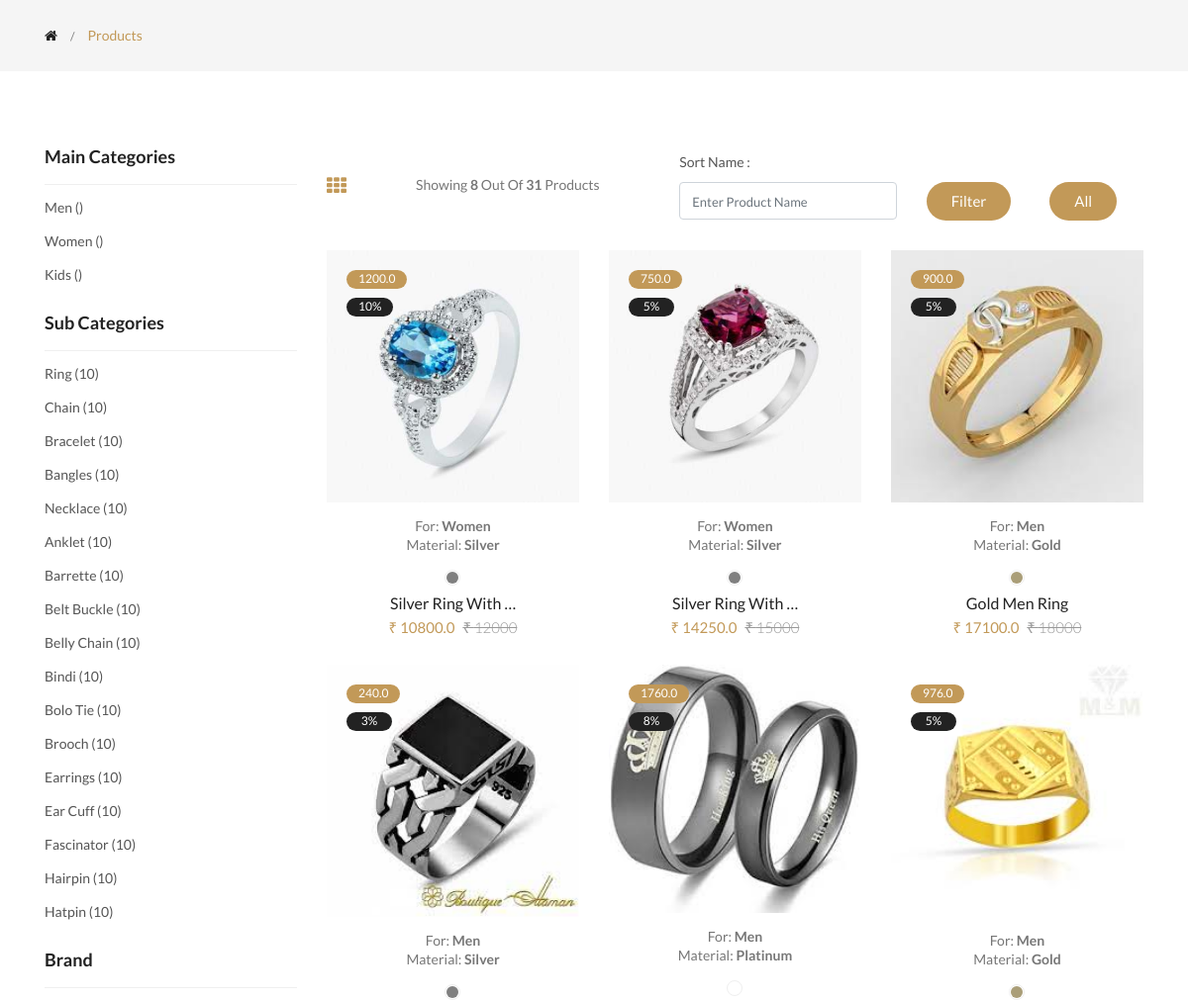
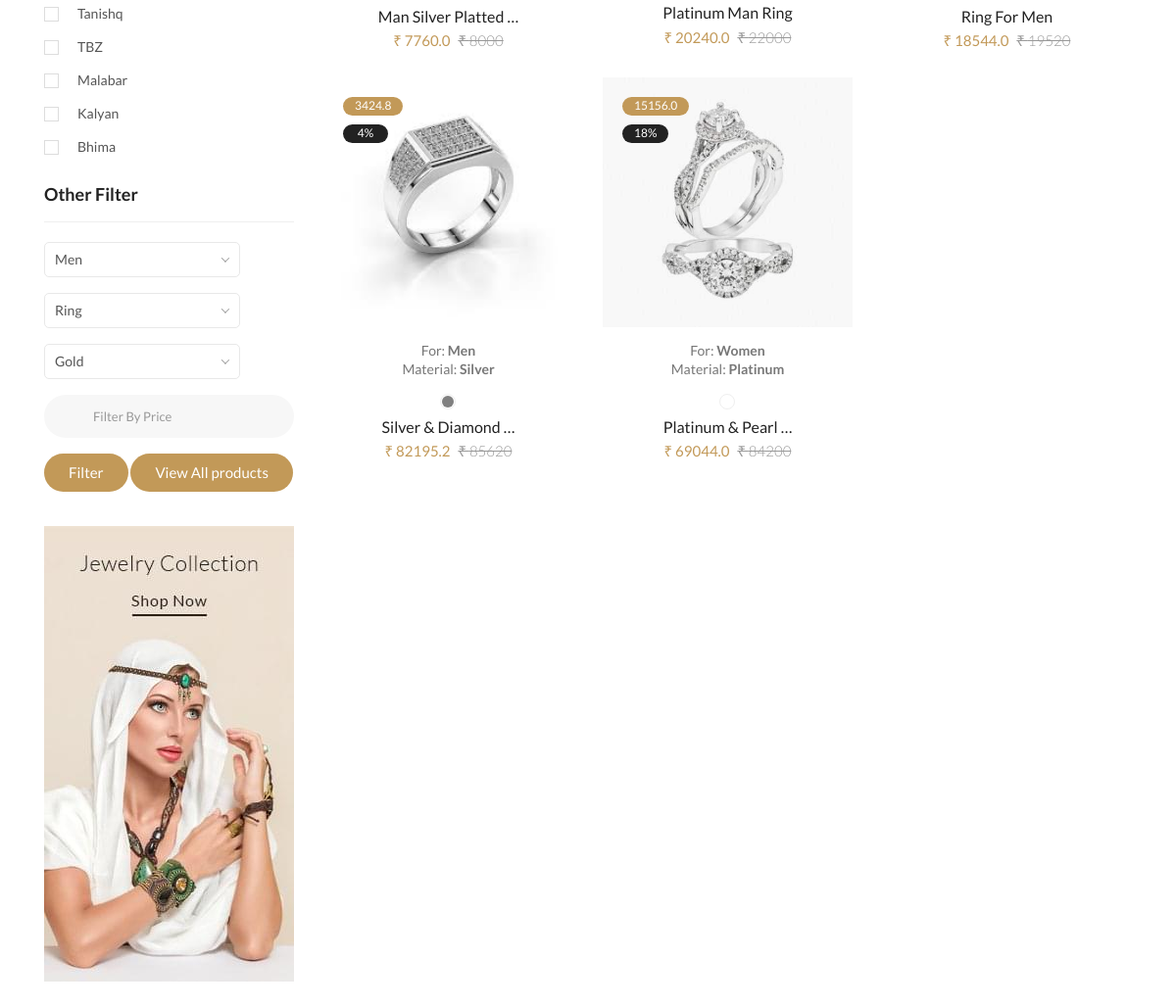
The app's page /subcatefilter/Ring/ with its own data (2 pictures, top to bottom).
### myapp/models.py (models this page shows)
class ProductModel(models.Model):
    name= models.CharField(max_length=300)
    main_cate = models.CharField(choices=m_cate,max_length=200)
    sub_cate = models.CharField(choices=s_cate,max_length=200)
    og_price = models.IntegerField()
    discount = models.IntegerField()
    discounted_price = models.IntegerField(null=True)
    sell_price = models.IntegerField(null=True)
    p_type = models.CharField(default = 'Single Material',choices=ptype,max_length=200)
    p_material = models.CharField(choices=p_mate,max_length=200)
    p_brand = models.CharField(choices=p_brand,max_length=200)
    p_occasion = models.CharField(choices=occa,max_length=200)
    p_status = models.CharField(default='Available',choices=pstatus,max_length=100)
    p_mode = models.CharField(choices=pmode,default='Running',max_length=100)
    p_des = models.TextField()
    photo = models.ImageField(upload_to='product/')
    created_at = models.DateField(auto_now_add=True)
    @property
    def discounted_price(self):
        return ((self.og_price)*(self.discount))/100
    @property
    def sell_price(self):
        return (self.og_price)-(self.discounted_price)

### myapp/views.py (the view)
# urls.py: path('subcatefilter/<str:scate>/',SubcateFilter,name='subcatefilter'),
def SubcateFilter(request,scate):
    Main_Category = dict(m_cate).values()
    Sub_Category = dict(s_cate).values()
    Product_Brand = dict(p_brand).values()
    Product_Material = dict(p_mate).values()
    all_products_count = ProductModel.objects.all().count()
    all_products_count_all = ProductModel.objects.all().count()
    all_products = ProductModel.objects.filter(sub_cate=scate)
    all_products_count = ProductModel.objects.filter(sub_cate=scate).count()
    context = {'all_products':all_products,'Main_Category':Main_Category,
        'Sub_Category':Sub_Category,'Product_Brand':Product_Brand,
        'Product_Material':Product_Material,'all_products_count':all_products_count,
        'all_products_count_all':all_products_count_all}
    return render(request,'allproducts.html',context)

### myapp/templates/allproducts.html (shortened to what this page needs)
{% extends 'base.html' %}
{% load static %}
{% block body %}
<div class="breadcrumb-area">
    <div class="container">
        <div class="row">
            <div class="col-12">
                <div class="breadcrumb-wrap">
                    <nav aria-label="breadcrumb">
                        <ul class="breadcrumb">
                            <li class="breadcrumb-item"><a href="{% url 'shop' %}"><i class="fa fa-home"></i></a></li>
                            <li class="breadcrumb-item active" aria-current="page">Products</li>
                        </ul>
                    </nav>
                </div>
            </div>
        </div>
    </div>
</div>
<div class="shop-main-wrapper section-padding">
    <div class="container">
        <div class="row">
            <div class="col-lg-3 order-2 order-lg-1">
                <aside class="sidebar-wrapper">
                    <div class="sidebar-single">
                        <h5 class="sidebar-title">Main categories</h5>
                        <div class="sidebar-body">
                            <ul class="shop-categories">
                                {% for mcate in Main_Category %}
                                {% if mcate == 'Men' %}
                                <li><a href="{% url 'mancatefilter' mcate %}">{{mcate}} <span>({{men_item}})</span></a></li>
                                {% endif %}
                                {% if mcate == 'Women' %}
                                <li><a href="{% url 'mancatefilter' mcate %}">{{mcate}} <span>({{women_item}})</span></a></li>
                                {% endif %}
                                {% if mcate == 'Kids' %}
                                <li><a href="{% url 'mancatefilter' mcate %}">{{mcate}} <span>({{kids_item}})</span></a></li>
                                {% endif %}
                                {% endfor %}
                            </ul>
                        </div>
                    </div>
                    <div class="sidebar-single">
                        <h5 class="sidebar-title">Sub categories</h5>
                        <div class="sidebar-body">
                            <ul class="shop-categories">
                                {% for scate in Sub_Category %}
                                <li><a href="{% url 'subcatefilter' scate %}">{{scate}} <span>(10)</span></a></li>
                                {% endfor %}
                            </ul>
                        </div>
                    </div>
                    <div class="sidebar-single">
                        <h5 class="sidebar-title">Brand</h5>
                        <div class="sidebar-body">
                            <ul class="checkbox-container categories-list">
                                {% for brand in Product_Brand %}
                                <li>
                                    <div class="custom-control custom-checkbox">
                                        <label class="custom-control-label">{{brand}}</label>
                                    </div>
                                </li>
                                {% endfor %}
                            </ul>
                        </div>
                    </div>
                    <div class="sidebar-single">
                        <h5 class="sidebar-title">Other Filter</h5>
                        <form action="" method="GET">
                            <div class="mt-3">
                                <input type="text" name="fprice" placeholder="Filter By Price" class="header-search-field">
                            </div>
                            <div class="mt-3 ">
                                <span><button style="border-radius: 3rem;" type="submit"
                                        class="btn btn-sqr">Filter</button></span>
                                <span><a style="border-radius: 3rem;" href="{% url 'allproducts' %}" type="submit"
                                        class="btn btn-sqr">View All
                                        products</a></span>
                            </div>
                        </form>
                    </div>
                    <div class="sidebar-banner">
                        <div class="img-container">
                            <a href="#">
                                <img src="{% static 'assets/img/banner/sidebar-banner.jpg' %}" alt="">
                            </a>
                        </div>
                    </div>
                </aside>
            </div>
            <div class="col-lg-9 order-1 order-lg-2">
                <div class="shop-product-wrapper">
                    <div class="shop-top-bar">
                        <div class="row align-items-center">
                            <div class="col-lg-5 col-md-6 order-2 order-md-1">
                                <div class="top-bar-left">
                                    <div class="product-view-mode">
                                        <a class="active" href="#" data-target="grid-view" data-toggle="tooltip"
                                            title="" data-original-title="Grid View"><i class="fa fa-th"></i></a>
                                    </div>
                                    <div class="product-amount">
                                        <p>Showing <strong>{{all_products_count}}</strong> Out of
                                            <strong>{{all_products_count_all}}</strong> Products</p>
                                    </div>
                                </div>
                            </div>
                            <div class="col-lg-7 col-md-5 order-1 order-md-2 ">
                                <p>Sort Name : </p>
                                <form action="" method="GET">
                                    <div class="row">
                                        <div class="col-6">
                                            <input placeholder="Enter Product Name" class="form-control" type="text"
                                                name="byname">
                                        </div>
                                        <div class="col">
                                            <button type="submit" class="btn btn-sqr"
                                                style="border-radius: 3rem;">Filter</button>
                                        </div>
                                        <div class="col">
                                            <a href="{% url 'allproducts' %}" class="btn btn-sqr"
                                                style="border-radius: 3rem;">All</a>
                                        </div>
                                    </div>
                                </form>
                            </div>
                        </div>
                    </div>
                    <div class="shop-product-wrap grid-view row mbn-30">
                        {% for pro in all_products %}
                        <div class="col-md-4 col-sm-6">
                            <div class="product-item">
                                <figure class="product-thumb">
                                    <a href="{% url 'productdetails' pro.id %}">
                                        <img class="pri-img" src="{{pro.photo.url}}" alt="product">
                                    </a>
                                    <div class="product-badge">
                                        <div class="product-label new">
                                            <span>{{pro.discounted_price}}</span>
                                        </div>
                                        <div class="product-label discount">
                                            <span>{{pro.discount}}%</span>
                                        </div>
                                    </div>
                                    <div class="button-group">
                                    </div>
                                </figure>
                                <div class="product-caption text-center">
                                    <div class="product-identity">
                                        <p class="manufacturer-name"><a href="#">For:
                                                <strong>{{pro.main_cate}}</strong></a>
                                        </p>
                                    </div>
                                    <div class="product-identity">
                                        <p class="manufacturer-name"><a href="#">Material:
                                                <strong>{{pro.p_material}}</strong></a>
                                        </p>
                                    </div>
                                    <ul class="color-categories">
                                        {% if pro.p_material == 'Diamond' %}
                                        <li>
                                            <a class="c-lightblue" href="#" data-toggle="tooltip" data-placement="top"
                                                title="Diamond"></a>
                                        </li>
                                        {% elif pro.p_material == 'Gold' %}
                                        <li>
                                            <a class="c-darktan" href="#" data-toggle="tooltip" data-placement="top"
                                                title="Gold"></a>
                                        </li>
                                        {% elif pro.p_material == 'Silver' %}
                                        <li>
                                            <a class="c-grey" href="#" data-toggle="tooltip" data-placement="top"
                                                title="Silver"></a>
                                        </li>
                                        {% elif pro.p_material == 'Platinum' %}
                                        <li>
                                            <a class="c-light" href="#" data-toggle="tooltip" data-placement="top"
                                                title="Platinum"></a>
                                        </li>
                                        {% elif pro.p_material == 'Pearl' %}
                                        <li>
                                            <a class="c-skyblue" href="#" data-toggle="tooltip" data-placement="top"
                                                title="Pearl"></a>
                                        </li>
                                        {% endif %}
                                    </ul>
                                    <h6 class="product-name">
                                        <a href="{% url 'productdetails' pro.id %}">{{pro.name|truncatewords:3}}</a>
                                    </h6>
                                    <div class="price-box">
                                        <span class="price-regular">₹ {{pro.sell_price}}</span>
                                        <span class="price-old"><del>₹ {{pro.og_price}}</del></span>
                                    </div>
                                </div>
                            </div>
                        </div>
                        {% empty %}
                        <div style="margin-left: 15rem;">
                            <strong class="text-muted">You don't have any order</strong>
                            <img style="height: 5rem;" src="{% static 'assets/img/noorder.jpg' %}"><br>
                            <a href="{% url 'shop' %}" class="btn btn-sqr mt-2">Shop Now</a>
                        </div>
                        {% endfor %}
                    </div>
                </div>
            </div>
        </div>
    </div>
</div>
{% endblock body %}

### myapp/templates/base.html (shortened to what this page needs)
{% load static %}
<!doctype html>
<html class="no-js" lang="en">
<head>
    <link rel="stylesheet" href="{% static 'assets/css/vendor/bootstrap.min.css' %}">
    <link rel="stylesheet" href="{% static 'assets/css/vendor/pe-icon-7-stroke.css' %}">
    <link rel="stylesheet" href="{% static 'assets/css/vendor/font-awesome.min.css' %}">
    <link rel="stylesheet" href="{% static 'assets/css/plugins/slick.min.css' %}">
    <link rel="stylesheet" href="{% static 'assets/css/plugins/animate.css' %}">
    <link rel="stylesheet" href="{% static 'assets/css/plugins/nice-select.css' %}">
    <link rel="stylesheet" href="{% static 'assets/css/plugins/jqueryui.min.css' %}">
    <link rel="stylesheet" href="{% static 'assets/css/style.css' %}">
</head>
<body>
    {% block body %}
    {% endblock body %}
</body>
</html>

### records on screen
ProductModel: photo (picture), discounted_price "1200.0", discount "10", main_cate "Women", p_material "Silver", name "Silver Ring With …", sell_price "10800.0", og_price "12000"
ProductModel: photo (picture), discounted_price "750.0", discount "5", main_cate "Women", p_material "Silver", name "Silver Ring With …", sell_price "14250.0", og_price "15000"
ProductModel: photo (picture), discounted_price "900.0", discount "5", main_cate "Men", p_material "Gold", name "Gold Men Ring", sell_price "17100.0", og_price "18000"
ProductModel: photo (picture), discounted_price "240.0", discount "3", main_cate "Men", p_material "Silver", name "Man Silver Platted …", sell_price "7760.0", og_price "8000"
ProductModel: photo (picture), discounted_price "1760.0", discount "8", main_cate "Men", p_material "Platinum", name "Platinum Man Ring", sell_price "20240.0", og_price "22000"
ProductModel: photo (picture), discounted_price "976.0", discount "5", main_cate "Men", p_material "Gold", name "Ring For Men", sell_price "18544.0", og_price "19520"
ProductModel: photo (picture), discounted_price "3424.8", discount "4", main_cate "Men", p_material "Silver", name "Silver & Diamond …", sell_price "82195.2", og_price "85620"
ProductModel: photo (picture), discounted_price "15156.0", discount "18", main_cate "Women", p_material "Platinum", name "Platinum & Pearl …", sell_price "69044.0", og_price "84200"

### other values on screen
{{ mcate }} "Men"
{{ mcate }} "Women"
{{ mcate }} "Kids"
{{ scate }} "Ring" "Chain" "Bracelet" "Bangles" "Necklace" "Anklet" "Barrette" "Belt Buckle" "Belly Chain" "Bindi" "Bolo Tie" "Brooch" "Earrings" "Ear Cuff" "Fascinator" "Hairpin" "Hatpin"
{{ brand }} "Tanishq" "TBZ" "Malabar" "Kalyan" "Bhima"
{{ all_products_count }} "8"
{{ all_products_count_all }} "31"
